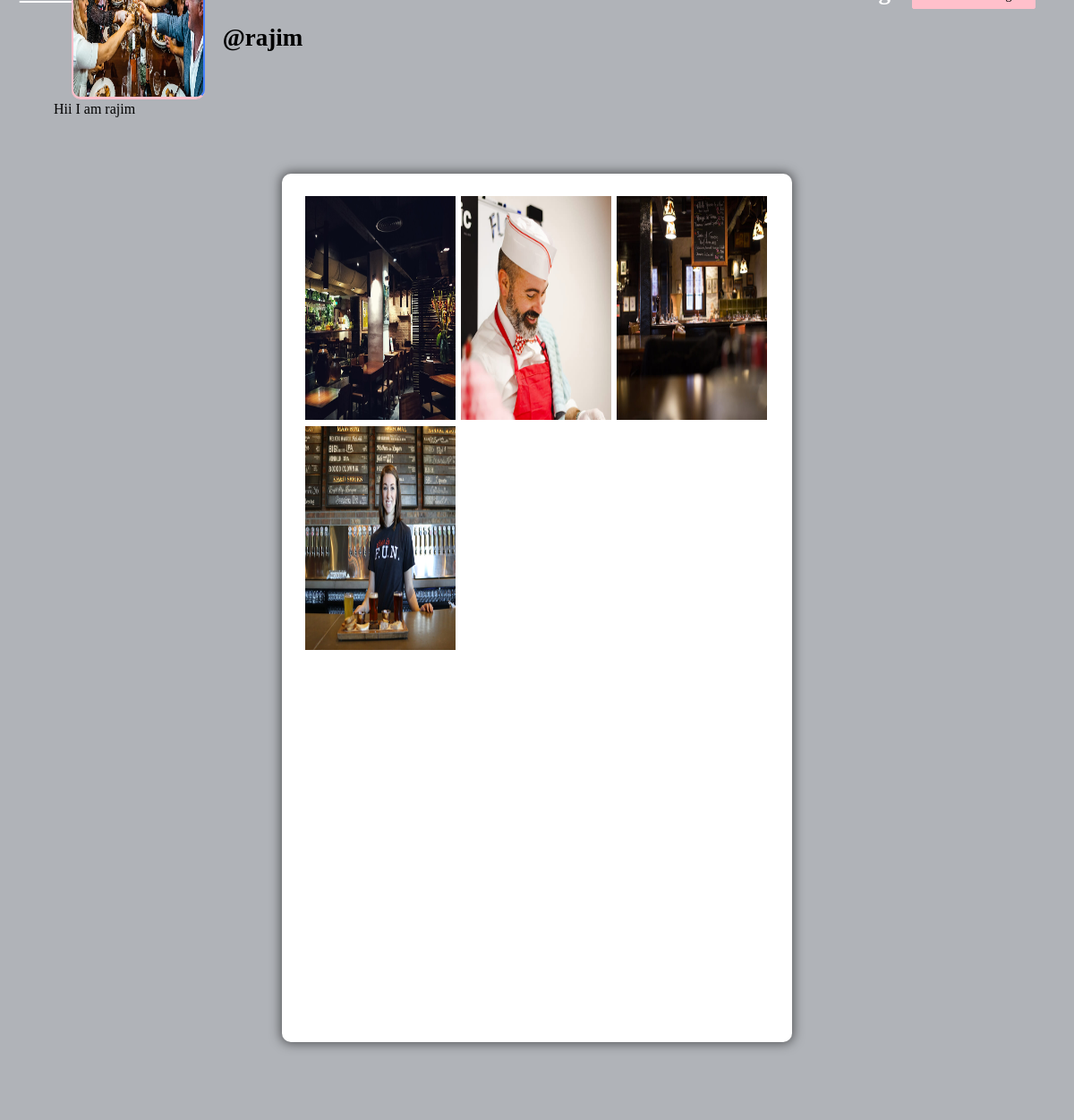
The app's page /profile/rajim/ (signed in) with its own data.
### chatapp/models.py (models this page shows, shortened)
class Profile(models.Model):
    user = models.ForeignKey(User, on_delete=models.CASCADE)
    id_user = models.IntegerField()
    bio = models.TextField(blank=True)
    profileimg = models.ImageField(upload_to='profile_images', default='blank-profile-picture.png')
    location = models.CharField(max_length=100, blank=True)

class Post(models.Model):
    id = models.UUIDField(primary_key=True, default=uuid.uuid4)
    user = models.CharField(max_length=100)
    image = models.ImageField(upload_to='post_images')
    caption = models.TextField()
    created_at = models.DateTimeField(default=datetime.now)
    no_of_likes = models.IntegerField(default=0)

### chatapp/views.py (the view, shortened to what this page needs)
# urls.py: path('profile/<str:pk>/', views.ProfileView.as_view(), name="profile"),
@method_decorator(login_required(login_url='signin'), name='dispatch')
class ProfileView(View):
    template_name = 'profile.html'
    def get(self, request, pk, *args, **kwargs):
        user_object = get_object_or_404(User, username=pk)
        user_profile = Profile.objects.get(user=user_object)
        user_post = Post.objects.filter(user=pk)
        user_post_length = len(user_post)
        follower = request.user.username
        user = pk
        user_follower = len(FollowerCount.objects.filter(user=pk))
        user_following = len(FollowerCount.objects.filter(follower=pk))
        button_text = 'Unfollow' if FollowerCount.objects.filter(follower=follower, user=user).first() else 'Follow'
        context = {
            'user_object': user_object,
            'user_profile': user_profile,
            'user_post': user_post,
            'user_post_length': user_post_length,
            'button_text': button_text,
            'user_follower': user_follower,
            'user_following': user_following
        }
        return render(request, self.template_name, context)

### templates/profile.html (shortened to what this page needs)
{% load static %}
<!DOCTYPE html>
<html lang="en">
<head>
    <link rel="stylesheet" href="{% static 'css/main.min.css' %}">
    <link rel="stylesheet" href="{% static 'css/style.css' %}">
    <link rel="stylesheet" href="{% static 'css/color.css' %}">
    <link rel="stylesheet" href="{% static 'css/responsive.css' %}">
</head>
<body>
	<section>
			<div class="feature-photo">
				<figure><img src="{% static 'images/resources/timeline-1.jpg' %}" alt=""></figure>
				<form action="{% url 'follow' %}" method='post'>
					<div class="add-btn">
					<span style="color: white; font-size: 27px; margin-right: 520px;"><b><u><a href="/">Home</a></u></b></span>
					{% if user_post_length == 0 %}
					<span style="color: white; font-size: 27px;"><b>no Post</b></span>
					{% elif user_post_length == 1 %}
					<span style="color: white; font-size: 27px;"><b>{{user_post_length}} Post</b></span>
					{% else %}
					<span style="color: white; font-size: 27px;"><b>{{user_post_length}} Posts</b></span>
					{% endif %}
					{% if user_follower == 0 or user_follower == 1 %}
					<span style="color: white; font-size: 27px;"><b>{{user_follower}} follower</b></span>
						{% else %}
					<span style="color: white; font-size: 27px;"><b>{{user_follower}} followers</b></span>
					{% endif %}
					<span style="color: white; font-size: 27px;"><b>{{user_following}} following</b></span>
					{% if user_object.username == user.username %}
						<a href="{% url 'settings' %}" data-ripple="">Account Settings</a>
					{% else %}
						<a  data-ripple=""><button type="submit" style="background-color: #ffc0cb; border: #ffc0cb;">{{button_text}}</button></a>
					{% endif %}
					</div>
				</form>
				<div class="container-fluid">
					<div class="row merged">
						<div class="col-lg-2 col-sm-3">
							<div class="user-avatar">
								<figure>
									<img src="{{user_profile.profileimg.url}}" style="height: 250px; width: 100%;" alt="">
								</figure>
							</div>
						</div>
						<div class="col-lg-10 col-sm-9">
							<div class="timeline-info">
								<ul>
									<li class="admin-name">
									  <h5 style="color: black;white-space: nowrap; width: 110px; font-size: 27px;"><b>@{{user_profile.user.username}}</b></h5>
									</li>
								</ul>
							</div>
						</div>
					</div>
				</div>
			</div>
		</section>
		<section>
			<div class="bio">
				{{user_profile.bio}}
			</div>
		</section>
	<section>
		<div class="gap gray-bg">
			<div class="container-fluid">
				<div class="row">
					<div class="col-lg-12">
						<div class="row" id="page-contents">
							<div class="col-lg-3">
								<aside class="sidebar static">
								</aside>
							</div>
							<div class="col-lg-6">
								<div class="central-meta">
									<ul class="photos">
										{% for post in user_post %}
										<li>
											<a class="strip" href="{{post.image.url}}" title="" data-strip-group="mygroup" data-strip-group-options="loop: false">
												<img src="{{post.image.url}}" style="height: 250px; width: 300px;" alt=""></a>
										</li>
										{% endfor %}
									</ul>
								</div>
							</div>
							<div class="col-lg-3">
								<aside class="sidebar static">
								</aside>
							</div>
						</div>
					</div>
				</div>
			</div>
		</div>
	</section>
</body>
</html>

### static/css/color.css (style rules this page uses)
#nprogress .bar, .timeline-info > ul li a::before, .add-btn > a, .activitiez > li::before, form button, .colla-apps > li a:hover, a.underline:before, .setting-row input:checked + label, .user-avatar:hover .edit-phto, .error-meta > a, .color-bg, .add-butn, .nav.nav-tabs.likes-btn > li a.active, a.dislike-btn, .drop > a:hover, .btn-view.btn-load-more:hover, .accordion .card h5 button[aria-expanded="true"], .chat-head, .f-page > figure em, .inbox-panel-head > ul > li > a, .nav-tabs--left .nav-link.active, .nav-tabs--left .nav-link.active:hover, footer .widget-title h4::before, #topcontrol, .sidebar .widget-title::before, .f-title::before, .g-post-classic > figure > i::after, .purify > a, .help-list > a:hover, .open-position::before, .info > a, .category-box:hover, .category-box.selected, a.main-btn, .section-heading::before, .getquot-baner, .more-branches > h4::before, .is-helpful > a, .cart-optionz > li > a:hover, .paginationz > li a:hover, .paginationz > li a.active, .shopping-cart, a.btn2:hover, .form-submit > input[type="submit"], button.submit-checkout, .delete-cart:hover, .proceed .button, .amount-area .update-cart, a.addnewforum, .apply-bttons > a { background: orange; }

### static/css/responsive.css (style rules this page uses)
@media screen and (max-width: 1281px) and (min-width: 1024px) { .photos > li { min-width: 32.2%; width: 32.2%; } }
@media screen and (max-width: 1281px) and (min-width: 1024px) { .timeline-info { line-height: 51px; } }
@media screen and (max-width: 1281px) and (min-width: 1024px) { .timeline-info .admin-name > h5 { font-size: 20px; } }
@media screen and (max-width: 1281px) and (min-width: 1024px) { .user-avatar { width: 80.2% } }

### records on screen
Profile: profileimg (picture), user.username "rajim", bio "Hii I am rajim"
Post: image (picture)
Post: image (picture)
Post: image (picture)
Post: image (picture)
